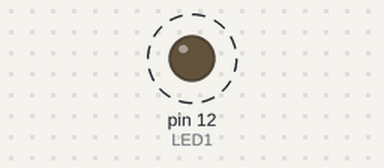
Simulated run of this sketch. Board: Arduino Uno, built with avr-gcc and run on an emulated ATmega328P. On the bench: output pins drawn as LEDs (lit = HIGH). Dashed ring = blinking.

Above: at 0.2 s.
Timing chart, 0 to 3.0 s (numbered marks = the images above):
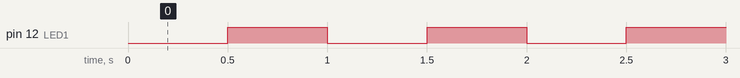

The sketch:

Task1.ino
```cpp
const int LED1 = 12;

bool state1 = LOW;

void setup() {
  // put your setup code here, to run once:
  pinMode(LED1, OUTPUT);

  digitalWrite(LED1, state1);
}

void loop() {
  // put your main code here, to run repeatedly:
  delay(500);
  state1 = !state1;
  digitalWrite(LED1, state1);
}
```

Measured:
- by itself, pin 12 (LED1): alternates HIGH for 0.50 s and LOW for 0.50 s
